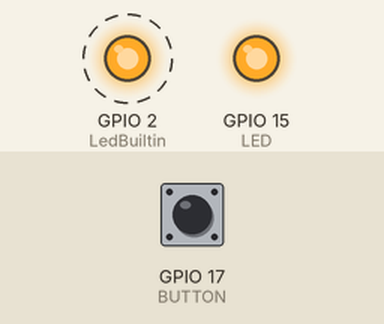
Simulated run of this program. Board: ESP32. Parts: output pins drawn as LEDs (lit = HIGH). Dashed ring = blinking. Inputs (shaded band) come from the test bench; at power-on: GPIO 17 (BUTTON) HIGH. What the program prints to the serial monitor is not drawn.

Above: at 1.2 s.
1.3 s: GPIO 17 (BUTTON) pulled LOW for 0.15 s
At 3.5 s:
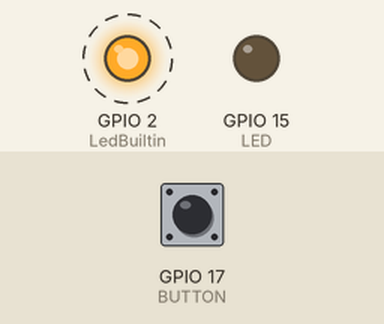
4.4 s: GPIO 17 (BUTTON) pulled LOW for 1 s
At 6.8 s:
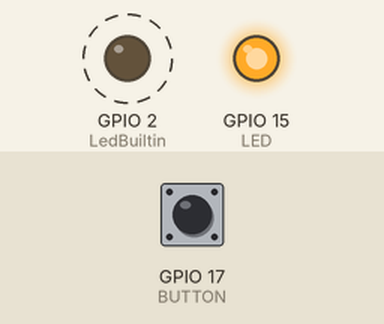
8.4 s: GPIO 17 (BUTTON) pulled LOW for 3.2 s
At 12.8 s:
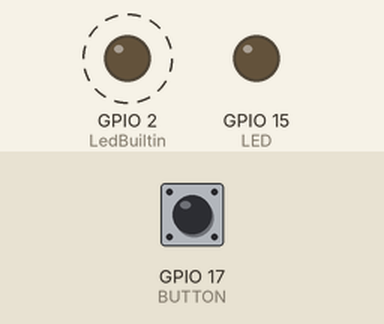
Timing chart, 0 to 20.6 s (numbered marks = the images above; inputs shaded):
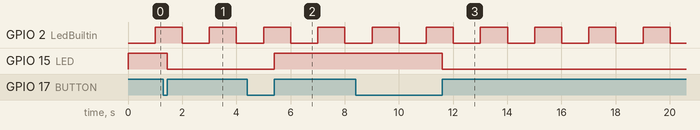

The program:

main.cpp
```cpp
// *************************************************************************
// Title        : Lab02 LED Control
// File Name    : 'main.cpp'
// Target MCU   : Espressif ESP32 (Doit DevKit Version 1)
//
// EGRT 390     : Demonstration of GPIO progamming
//
// Revision History:
// When         Who         Description of change
// -----------  ----------- -----------------------
// 26-FEB-2025  [A.Reinert] Program start
// 26-FEB-2025  [A.Reinert] Updates to watchdog and debounce time
// 26-FEB-2025  [A.Reinert] Line notes added and Program Complete
// 26-FEB-2025  [A.Reinert] Final Commit
// *************************************************************************

// Include Files
// *************************************************************************
#include <Arduino.h>
#include <debounce.h>
#include <esp_task_wdt.h>

// Globals
// *************************************************************************
const uint8_t LED = 15;  //  ESP32-CAM LED
const uint8_t BUTTON = 17;  //   ESP32-CAM Button
const uint8_t LedBuiltin = 2; //   ESP32-CAM LED
bool ledState = false;  // LED state

uint8_t countpush = 0;
const uint16_t debounceTime = 5; /// 5ms debounce time
unsigned long debouncePrevious = 5; // millis()

unsigned long previousMillis = 0;  // will store last time LED was updated
unsigned long previousWdtMillis = 0; // will store last time LED was updated
const long interval = 1000; // interval at which to blink (milliseconds)
const long wdtinterval = 1000; // interval at which to blink (milliseconds)

bool logicLevel = HIGH;  // Button logic level
Debounce myButton(BUTTON, logicLevel);  // Debounce object

hw_timer_t * timer0 = NULL;  // Timer for button
portMUX_TYPE timerMux0 = portMUX_INITIALIZER_UNLOCKED; // Mutex for timer0
volatile bool flagTimer0 = false;  // Timer flag

// Interrupt Service Routine (ISR)
// *************************************************************************
void IRAM_ATTR timerISR0() // Timer ISR
{
     portENTER_CRITICAL_ISR(&timerMux0);  // Critical section
     flagTimer0 = true;   // Set flag
     portEXIT_CRITICAL_ISR(&timerMux0);  // End critical section
}

// Setup Code
// ****************************************************************************
void setup() // Setup
{
     Serial.begin(115200);  // Initialize serial port

     pinMode(LED, OUTPUT);  // Initialize LED
     pinMode(BUTTON, INPUT_PULLUP); // Initialize button
     pinMode(LedBuiltin, OUTPUT);  // Initialize LED

     timer0 = timerBegin(0, 80, true);  // 80 prescaler, count up
     timerAttachInterrupt(timer0, &timerISR0, true);  // Attach ISR
     timerAlarmWrite(timer0, 1000, true);  // 1ms period
     timerAlarmEnable(timer0);  // Enable timer

     esp_task_wdt_init(10, true);  // Initialize the watchdog timer,timeout = 10 sec
     esp_task_wdt_add(NULL);       // Add the current task to the watchdog timer
}

// Main program
// *************************************************************************
void loop() // Main program
{
     //Toggle LED if button is pressed
     unsigned long currentMillis = millis();   // Get the current time

     // Calculate the elapsed time in seconds
     unsigned long elapsedTime = currentMillis / 1000; // Convert milliseconds to seconds

     // Print the elapsed time to the terminal
     Serial.print("Elapsed time: ");   // Print the message
     Serial.print(elapsedTime);       // Print the elapsed time
     Serial.println(" seconds");    // Print a newline character

     if(flagTimer0) // Timer expired
     {
        portENTER_CRITICAL(&timerMux0);  // Critical section
        flagTimer0 = false;           // Clear flag
        portEXIT_CRITICAL(&timerMux0);   // End critical section
        myButton.update();      // Update button state
     }
     if (myButton.isPressed())  // Button pressed
     {
        ledState = !ledState;  // Toggle LED
        digitalWrite(LED, ledState);  //  Set LED
     }

     // Blink the LEDBUILTIN at a defined interval
     if (currentMillis - previousMillis >= interval) // Compare time difference to interval
     {
     previousMillis = currentMillis;     // Save the last time the LED was updated

     if (digitalRead(LedBuiltin) == LOW)  // If the LED is off
     {
      digitalWrite(LedBuiltin, HIGH);  // Turn it on
     }
     else
     {
      digitalWrite(LedBuiltin, LOW); // Otherwise, turn it off
     }
     }

     // watchdog timer
     if (currentMillis - previousWdtMillis >= wdtinterval) // Compare time difference to interval
     {
          previousWdtMillis = currentMillis; // Save the last time the LED was updated
          Serial.println("Working...");    // Print a message every second
          esp_task_wdt_reset();       // Reset (feed) the watchdog timer
     }
}
```

debounce.cpp
```cpp
// ****************************************************************************
// Title		: Debounce
// File Name	: 'debounce.cpp'
// Target MCU	: Espressif ESP32 (Doit DevKit Version 1)
//
// Code based on
// https://hackaday.com/2015/12/10/embed-with-elliot-debounce-your-noisy-buttons-part-ii/
//
// Revision History:
// When			Who			Description of change
// -----------	-----------	-----------------------
// 14-APR-2022	brooks		program start
// ****************************************************************************

// Include Files
// ****************************************************************************
#include <arduino.h>
#include <debounce.h>

#define MASK 0b11000111	   // Don't care bits = 0
#define RELEASE 0b11000000 // Button released
#define DOWN 0b11111111	   // Button down mask
#define UP 0b00000000	   // Button up
#define PRESS 0b00000111   // Button pressed
#define CLEAR 0b00000000   // Clear history
#define SET 0b11111111	   // Set history

// Constructors
// ****************************************************************************
Debounce::Debounce(uint8_t buttonPin) // Pin to debounce
{
	_button = buttonPin;
	_logicLevel = HIGH;
}

Debounce::Debounce(uint8_t buttonPin, uint8_t logicLevel)
{
	_button = buttonPin;
	_logicLevel = logicLevel; // LOW or HIGH
}

// Functions
// ****************************************************************************
uint8_t Debounce::readButton(void)
{
	uint8_t result = false;
	if (_logicLevel == LOW && digitalRead(_button) == LOW)
	{
		result = true;
	}
	else if (_logicLevel == HIGH && digitalRead(_button) == HIGH)
	{
		result = true;
	}
	return result;
}

void Debounce::update(void)
{
	_buttonHistory = (_buttonHistory << 1);
	_buttonHistory |= readButton();
}

uint8_t Debounce::isPressed(void)
{
	uint8_t _pressed = 0;

	if ((_buttonHistory & MASK) == PRESS)
	{
		_pressed = 1;
		_buttonHistory = SET;
	}
	return _pressed;
}

uint8_t Debounce::isReleased(void)
{
	uint8_t _released = 0;

	if ((MASK & _buttonHistory) == RELEASE)
	{
		_released = 1;
		_buttonHistory = CLEAR;
	}
	return _released;
}

uint8_t Debounce::isDown(void)
{
	return (_buttonHistory == DOWN);
}

uint8_t Debounce::isUp(void)
{
	return (_buttonHistory == UP);
}
```

debounce.h
```cpp
// ****************************************************************************
// Title		: Debounce
// File Name	: 'debounce.h'
// Target MCU	: Espressif ESP32 (Doit DevKit Version 1)
//
// Code based on
// https://hackaday.com/2015/12/10/embed-with-elliot-debounce-your-noisy-buttons-part-ii/
//
// Revision History:
// When			Who			Description of change
// -----------	-----------	-----------------------
// 14-APR-2022	brooks		program start
// ****************************************************************************

#ifndef debounce_H
#define debounce_H
#pragma once

// Include Files
// ****************************************************************************
#include <Arduino.h>

// Class
// ****************************************************************************
class Debounce
{
public:
	// Constructors
	Debounce(uint8_t buttonPin); // Defaults to Active HIGH logic

	Debounce(uint8_t buttonPin, uint8_t activeLevel);

	void update(void);
	uint8_t isUp(void);
	uint8_t isDown(void);
	uint8_t isPressed(void);
	uint8_t isReleased(void);

protected:
private:
	uint8_t _histSize = 0;
	uint8_t _buttonHistory = 0;
	uint8_t _button = 0;
	uint8_t _logicLevel = 0;

	uint8_t readButton(void);
};

#endif // debounce_H
```

Measured:
- after the input at 1.3 s, GPIO 15 (LED): HIGH → LOW after 0.16 s
- after the input at 4.4 s, GPIO 15 (LED): LOW → HIGH after 1.0 s
- after the input at 8.4 s, GPIO 15 (LED): HIGH → LOW after 3.2 s
- by itself, GPIO 2 (LedBuiltin): alternates HIGH for 1.0 s and LOW for 1.0 s
